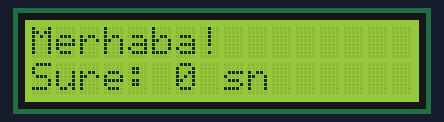
A sketch run on a simulated Arduino Uno, built with avr-gcc and run on an emulated ATmega328P. Parts: 16×2 character LCD.

Above: at 0.1 s.
At 4.2 s:
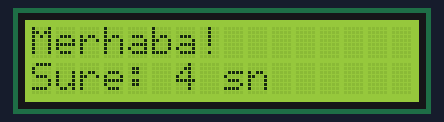
At 9.4 s:
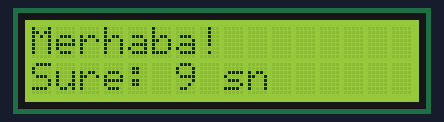
At 19.1 s:
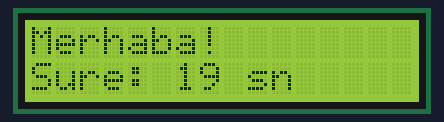
At 28.4 s:
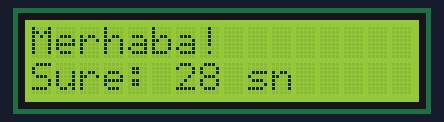
At 38.1 s:
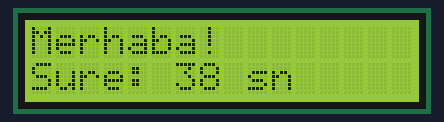

The sketch:

lcd_merhaba.ino
```cpp
// 16x2 LCD + HW-61 (PCF8574) I2C adaptör, adres 0x27
#include <Wire.h>
#include <LiquidCrystal_I2C.h>

LiquidCrystal_I2C lcd(0x27, 16, 2);

void setup() {
  lcd.init();
  lcd.backlight();
  lcd.setCursor(0, 0);
  lcd.print("Merhaba!");
}

void loop() {
  // Alt satırda açılıştan beri geçen saniye
  lcd.setCursor(0, 1);
  lcd.print("Sure: ");
  lcd.print(millis() / 1000);
  lcd.print(" sn   ");
  delay(500);
}
```

Measured:
- what the display in image 1 shows lasts 1.0 s, from 4.2 s to 5.2 s
